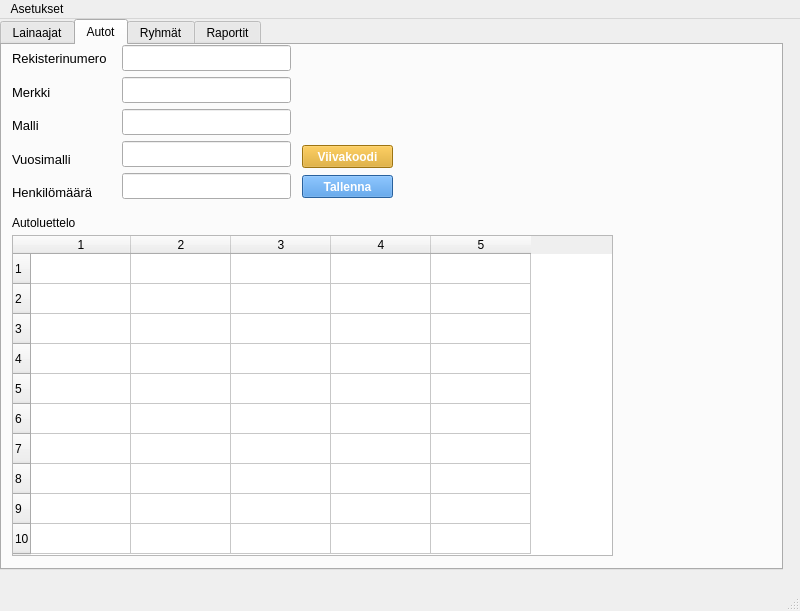
<?xml version="1.0" encoding="UTF-8"?>
<ui version="4.0">
 <class>MainWindow</class>
 <widget class="QMainWindow" name="MainWindow">
  <property name="geometry">
   <rect>
    <x>0</x>
    <y>0</y>
    <width>800</width>
    <height>611</height>
   </rect>
  </property>
  <property name="windowTitle">
   <string>MainWindow</string>
  </property>
  <property name="windowIcon">
   <iconset theme="preferences-desktop-accessibility"/>
  </property>
  <widget class="QWidget" name="centralwidget">
   <widget class="QTabWidget" name="tabWidget">
    <property name="geometry">
     <rect>
      <x>0</x>
      <y>0</y>
      <width>783</width>
      <height>551</height>
     </rect>
    </property>
    <property name="cursor">
     <cursorShape>PointingHandCursor</cursorShape>
    </property>
    <property name="currentIndex">
     <number>1</number>
    </property>
    <widget class="QWidget" name="lenderTab">
     <property name="cursor">
      <cursorShape>ArrowCursor</cursorShape>
     </property>
     <attribute name="title">
      <string>Lainaajat</string>
     </attribute>
     <widget class="QTableWidget" name="registeredPersonsTableWidget">
      <property name="geometry">
       <rect>
        <x>20</x>
        <y>240</y>
        <width>641</width>
        <height>271</height>
       </rect>
      </property>
      <property name="cursor" stdset="0">
       <cursorShape>ForbiddenCursor</cursorShape>
      </property>
      <property name="rowCount">
       <number>10</number>
      </property>
      <property name="columnCount">
       <number>6</number>
      </property>
      <row/>
      <row/>
      <row/>
      <row/>
      <row/>
      <row/>
      <row/>
      <row/>
      <row/>
      <row/>
      <column/>
      <column/>
      <column/>
      <column/>
      <column/>
      <column/>
     </widget>
     <widget class="QLabel" name="registeredPersonsLabel">
      <property name="geometry">
       <rect>
        <x>20</x>
        <y>220</y>
        <width>131</width>
        <height>16</height>
       </rect>
      </property>
      <property name="text">
       <string>Rekisteröidyt lainaajat</string>
      </property>
     </widget>
     <widget class="QPushButton" name="savePersonPushButton">
      <property name="geometry">
       <rect>
        <x>310</x>
        <y>175</y>
        <width>71</width>
        <height>23</height>
       </rect>
      </property>
      <property name="font">
       <font>
        <bold>true</bold>
       </font>
      </property>
      <property name="cursor">
       <cursorShape>PointingHandCursor</cursorShape>
      </property>
      <property name="styleSheet">
       <string notr="true">background-color: rgb(57, 136, 220);
color: rgb(255, 255, 255);</string>
      </property>
      <property name="text">
       <string>Tallenna</string>
      </property>
     </widget>
     <widget class="QWidget" name="layoutWidget">
      <property name="geometry">
       <rect>
        <x>130</x>
        <y>10</y>
        <width>171</width>
        <height>188</height>
       </rect>
      </property>
      <layout class="QVBoxLayout" name="studentInputsVerticalLayout">
       <item>
        <widget class="QLineEdit" name="ssnLineEdit">
         <property name="font">
          <font>
           <pointsize>11</pointsize>
          </font>
         </property>
        </widget>
       </item>
       <item>
        <widget class="QLineEdit" name="emailLineEdit">
         <property name="font">
          <font>
           <pointsize>11</pointsize>
          </font>
         </property>
        </widget>
       </item>
       <item>
        <widget class="QLineEdit" name="firstNameLineEdit">
         <property name="font">
          <font>
           <pointsize>11</pointsize>
          </font>
         </property>
        </widget>
       </item>
       <item>
        <widget class="QLineEdit" name="lastNameLineEdit">
         <property name="font">
          <font>
           <pointsize>11</pointsize>
          </font>
         </property>
        </widget>
       </item>
       <item>
        <widget class="QComboBox" name="groupComboBox">
         <property name="font">
          <font>
           <pointsize>11</pointsize>
          </font>
         </property>
         <property name="currentText">
          <string/>
         </property>
        </widget>
       </item>
       <item>
        <widget class="QLineEdit" name="vehicleClassLineEdit">
         <property name="font">
          <font>
           <pointsize>11</pointsize>
          </font>
         </property>
        </widget>
       </item>
      </layout>
     </widget>
     <widget class="QWidget" name="layoutWidget">
      <property name="geometry">
       <rect>
        <x>20</x>
        <y>10</y>
        <width>101</width>
        <height>191</height>
       </rect>
      </property>
      <layout class="QVBoxLayout" name="studentLabelsVerticalLayout">
       <item>
        <widget class="QLabel" name="ssnLabel">
         <property name="font">
          <font>
           <pointsize>10</pointsize>
          </font>
         </property>
         <property name="text">
          <string>Henkilötunnus</string>
         </property>
        </widget>
       </item>
       <item>
        <widget class="QLabel" name="emailLabel">
         <property name="font">
          <font>
           <pointsize>10</pointsize>
          </font>
         </property>
         <property name="text">
          <string>Sähköposti</string>
         </property>
        </widget>
       </item>
       <item>
        <widget class="QLabel" name="firstNameLabel">
         <property name="font">
          <font>
           <pointsize>10</pointsize>
          </font>
         </property>
         <property name="text">
          <string>Etunimi</string>
         </property>
        </widget>
       </item>
       <item>
        <widget class="QLabel" name="lastNameLabel">
         <property name="font">
          <font>
           <pointsize>10</pointsize>
          </font>
         </property>
         <property name="text">
          <string>Sukunimi</string>
         </property>
        </widget>
       </item>
       <item>
        <widget class="QLabel" name="groupLabel">
         <property name="font">
          <font>
           <pointsize>10</pointsize>
          </font>
         </property>
         <property name="text">
          <string>Ryhmä</string>
         </property>
        </widget>
       </item>
       <item>
        <widget class="QLabel" name="vehicleClassLabel">
         <property name="font">
          <font>
           <pointsize>10</pointsize>
          </font>
         </property>
         <property name="text">
          <string>Ajokorttiluokka</string>
         </property>
        </widget>
       </item>
      </layout>
     </widget>
    </widget>
    <widget class="QWidget" name="vehicleTab">
     <property name="cursor">
      <cursorShape>ArrowCursor</cursorShape>
     </property>
     <attribute name="title">
      <string>Autot</string>
     </attribute>
     <widget class="QWidget" name="layoutWidget">
      <property name="geometry">
       <rect>
        <x>10</x>
        <y>0</y>
        <width>101</width>
        <height>161</height>
       </rect>
      </property>
      <layout class="QVBoxLayout" name="vehicleLabelsVerticalLayout">
       <item>
        <widget class="QLabel" name="numberPlateLabel">
         <property name="font">
          <font>
           <pointsize>10</pointsize>
          </font>
         </property>
         <property name="text">
          <string>Rekisterinumero</string>
         </property>
        </widget>
       </item>
       <item>
        <widget class="QLabel" name="manufacturerLabel">
         <property name="font">
          <font>
           <pointsize>10</pointsize>
          </font>
         </property>
         <property name="text">
          <string>Merkki</string>
         </property>
        </widget>
       </item>
       <item>
        <widget class="QLabel" name="modelLabel">
         <property name="font">
          <font>
           <pointsize>10</pointsize>
          </font>
         </property>
         <property name="text">
          <string>Malli</string>
         </property>
        </widget>
       </item>
       <item>
        <widget class="QLabel" name="modelYearLabel">
         <property name="font">
          <font>
           <pointsize>10</pointsize>
          </font>
         </property>
         <property name="text">
          <string>Vuosimalli</string>
         </property>
        </widget>
       </item>
       <item>
        <widget class="QLabel" name="capacityLabel">
         <property name="font">
          <font>
           <pointsize>10</pointsize>
          </font>
         </property>
         <property name="text">
          <string>Henkilömäärä</string>
         </property>
        </widget>
       </item>
      </layout>
     </widget>
     <widget class="QWidget" name="layoutWidget_2">
      <property name="geometry">
       <rect>
        <x>120</x>
        <y>0</y>
        <width>169</width>
        <height>156</height>
       </rect>
      </property>
      <layout class="QVBoxLayout" name="vehicleInputsVerticalLayout">
       <item>
        <widget class="QLineEdit" name="numberPlateLineEdit">
         <property name="font">
          <font>
           <pointsize>11</pointsize>
          </font>
         </property>
        </widget>
       </item>
       <item>
        <widget class="QLineEdit" name="manufacturerLineEdit">
         <property name="font">
          <font>
           <pointsize>11</pointsize>
          </font>
         </property>
        </widget>
       </item>
       <item>
        <widget class="QLineEdit" name="modelLineEdit">
         <property name="font">
          <font>
           <pointsize>11</pointsize>
          </font>
         </property>
        </widget>
       </item>
       <item>
        <widget class="QLineEdit" name="modelYearLineEdit">
         <property name="font">
          <font>
           <pointsize>11</pointsize>
          </font>
         </property>
        </widget>
       </item>
       <item>
        <widget class="QLineEdit" name="capacityLineEdit">
         <property name="font">
          <font>
           <pointsize>11</pointsize>
          </font>
         </property>
        </widget>
       </item>
      </layout>
     </widget>
     <widget class="QPushButton" name="saveVehiclePushButton">
      <property name="geometry">
       <rect>
        <x>300</x>
        <y>130</y>
        <width>91</width>
        <height>23</height>
       </rect>
      </property>
      <property name="font">
       <font>
        <bold>true</bold>
       </font>
      </property>
      <property name="cursor">
       <cursorShape>PointingHandCursor</cursorShape>
      </property>
      <property name="styleSheet">
       <string notr="true">background-color: rgb(57, 136, 220);
color: rgb(255, 255, 255);</string>
      </property>
      <property name="text">
       <string>Tallenna</string>
      </property>
     </widget>
     <widget class="QPushButton" name="printBarcodePushButton">
      <property name="geometry">
       <rect>
        <x>300</x>
        <y>100</y>
        <width>91</width>
        <height>23</height>
       </rect>
      </property>
      <property name="font">
       <font>
        <bold>true</bold>
       </font>
      </property>
      <property name="cursor">
       <cursorShape>PointingHandCursor</cursorShape>
      </property>
      <property name="styleSheet">
       <string notr="true">background-color: rgb(220, 162, 25);
color: rgb(255, 255, 255);</string>
      </property>
      <property name="text">
       <string>Viivakoodi</string>
      </property>
     </widget>
     <widget class="QTableWidget" name="vehicleCatalogTableWidget">
      <property name="geometry">
       <rect>
        <x>10</x>
        <y>190</y>
        <width>601</width>
        <height>321</height>
       </rect>
      </property>
      <property name="cursor" stdset="0">
       <cursorShape>ForbiddenCursor</cursorShape>
      </property>
      <property name="rowCount">
       <number>10</number>
      </property>
      <property name="columnCount">
       <number>5</number>
      </property>
      <row/>
      <row/>
      <row/>
      <row/>
      <row/>
      <row/>
      <row/>
      <row/>
      <row/>
      <row/>
      <column/>
      <column/>
      <column/>
      <column/>
      <column/>
     </widget>
     <widget class="QLabel" name="vehicleListLabel">
      <property name="geometry">
       <rect>
        <x>10</x>
        <y>170</y>
        <width>101</width>
        <height>16</height>
       </rect>
      </property>
      <property name="text">
       <string>Autoluettelo</string>
      </property>
     </widget>
    </widget>
    <widget class="QWidget" name="groupsTab">
     <property name="cursor">
      <cursorShape>ArrowCursor</cursorShape>
     </property>
     <attribute name="title">
      <string>Ryhmät</string>
     </attribute>
     <widget class="QPushButton" name="saveGroupPushButton">
      <property name="geometry">
       <rect>
        <x>300</x>
        <y>60</y>
        <width>81</width>
        <height>23</height>
       </rect>
      </property>
      <property name="font">
       <font>
        <bold>true</bold>
       </font>
      </property>
      <property name="styleSheet">
       <string notr="true">background-color: rgb(57, 136, 220);
color: rgb(255, 255, 255);</string>
      </property>
      <property name="text">
       <string>Tallenna</string>
      </property>
     </widget>
     <widget class="QTableWidget" name="savedGroupsTableWidget">
      <property name="geometry">
       <rect>
        <x>30</x>
        <y>120</y>
        <width>351</width>
        <height>331</height>
       </rect>
      </property>
      <property name="font">
       <font>
        <pointsize>11</pointsize>
       </font>
      </property>
      <property name="cursor" stdset="0">
       <cursorShape>ForbiddenCursor</cursorShape>
      </property>
      <property name="rowCount">
       <number>10</number>
      </property>
      <property name="columnCount">
       <number>2</number>
      </property>
      <row/>
      <row/>
      <row/>
      <row/>
      <row/>
      <row/>
      <row/>
      <row/>
      <row/>
      <row/>
      <column/>
      <column/>
     </widget>
     <widget class="QLabel" name="savedGroupsLabel">
      <property name="geometry">
       <rect>
        <x>30</x>
        <y>100</y>
        <width>101</width>
        <height>16</height>
       </rect>
      </property>
      <property name="text">
       <string>Tallennetut ryhmät</string>
      </property>
     </widget>
     <widget class="QWidget" name="layoutWidget">
      <property name="geometry">
       <rect>
        <x>120</x>
        <y>20</y>
        <width>169</width>
        <height>60</height>
       </rect>
      </property>
      <layout class="QVBoxLayout" name="verticalLayout">
       <item>
        <widget class="QLineEdit" name="groupNameLineEdit">
         <property name="font">
          <font>
           <pointsize>11</pointsize>
          </font>
         </property>
        </widget>
       </item>
       <item>
        <widget class="QLineEdit" name="responsiblePLineEdit">
         <property name="font">
          <font>
           <pointsize>11</pointsize>
          </font>
         </property>
        </widget>
       </item>
      </layout>
     </widget>
     <widget class="QWidget" name="layoutWidget">
      <property name="geometry">
       <rect>
        <x>30</x>
        <y>20</y>
        <width>84</width>
        <height>61</height>
       </rect>
      </property>
      <layout class="QVBoxLayout" name="verticalLayout_2">
       <item>
        <widget class="QLabel" name="groupNameLabel">
         <property name="font">
          <font>
           <pointsize>10</pointsize>
          </font>
         </property>
         <property name="text">
          <string>Ryhmän nimi</string>
         </property>
        </widget>
       </item>
       <item>
        <widget class="QLabel" name="responsiblePLabel">
         <property name="font">
          <font>
           <pointsize>10</pointsize>
          </font>
         </property>
         <property name="text">
          <string>Vastuuhenkilö</string>
         </property>
        </widget>
       </item>
      </layout>
     </widget>
    </widget>
    <widget class="QWidget" name="reportsTab">
     <property name="cursor">
      <cursorShape>ArrowCursor</cursorShape>
     </property>
     <attribute name="title">
      <string>Raportit</string>
     </attribute>
     <widget class="QComboBox" name="reportTypecomboBox">
      <property name="geometry">
       <rect>
        <x>20</x>
        <y>30</y>
        <width>231</width>
        <height>22</height>
       </rect>
      </property>
      <property name="font">
       <font>
        <pointsize>11</pointsize>
       </font>
      </property>
     </widget>
     <widget class="QLabel" name="reportTypeLabel">
      <property name="geometry">
       <rect>
        <x>20</x>
        <y>10</y>
        <width>47</width>
        <height>13</height>
       </rect>
      </property>
      <property name="font">
       <font>
        <pointsize>10</pointsize>
       </font>
      </property>
      <property name="text">
       <string>Raportti</string>
      </property>
     </widget>
     <widget class="QDateEdit" name="beginingDateEdit">
      <property name="geometry">
       <rect>
        <x>20</x>
        <y>80</y>
        <width>110</width>
        <height>22</height>
       </rect>
      </property>
      <property name="font">
       <font>
        <pointsize>11</pointsize>
       </font>
      </property>
      <property name="calendarPopup">
       <bool>true</bool>
      </property>
      <property name="date">
       <date>
        <year>2025</year>
        <month>1</month>
        <day>1</day>
       </date>
      </property>
     </widget>
     <widget class="QLabel" name="beginingLabel">
      <property name="geometry">
       <rect>
        <x>20</x>
        <y>60</y>
        <width>47</width>
        <height>13</height>
       </rect>
      </property>
      <property name="font">
       <font>
        <pointsize>10</pointsize>
       </font>
      </property>
      <property name="text">
       <string>Alkaa</string>
      </property>
     </widget>
     <widget class="QLabel" name="endingLabel">
      <property name="geometry">
       <rect>
        <x>140</x>
        <y>60</y>
        <width>47</width>
        <height>13</height>
       </rect>
      </property>
      <property name="font">
       <font>
        <pointsize>10</pointsize>
       </font>
      </property>
      <property name="text">
       <string>Päättyy</string>
      </property>
     </widget>
     <widget class="QDateEdit" name="endingDateEdit">
      <property name="geometry">
       <rect>
        <x>140</x>
        <y>80</y>
        <width>110</width>
        <height>22</height>
       </rect>
      </property>
      <property name="font">
       <font>
        <pointsize>11</pointsize>
       </font>
      </property>
      <property name="calendarPopup">
       <bool>true</bool>
      </property>
      <property name="date">
       <date>
        <year>2025</year>
        <month>1</month>
        <day>1</day>
       </date>
      </property>
     </widget>
     <widget class="QPushButton" name="printReportPushButton">
      <property name="geometry">
       <rect>
        <x>260</x>
        <y>80</y>
        <width>61</width>
        <height>23</height>
       </rect>
      </property>
      <property name="font">
       <font>
        <bold>true</bold>
       </font>
      </property>
      <property name="cursor">
       <cursorShape>PointingHandCursor</cursorShape>
      </property>
      <property name="styleSheet">
       <string notr="true">background-color: rgb(57, 136, 220);
color: rgb(255, 255, 255);</string>
      </property>
      <property name="text">
       <string>Tulosta</string>
      </property>
     </widget>
     <widget class="QTableWidget" name="tableWidget">
      <property name="geometry">
       <rect>
        <x>20</x>
        <y>160</y>
        <width>641</width>
        <height>321</height>
       </rect>
      </property>
      <property name="cursor" stdset="0">
       <cursorShape>ForbiddenCursor</cursorShape>
      </property>
      <property name="rowCount">
       <number>22</number>
      </property>
      <property name="columnCount">
       <number>6</number>
      </property>
      <row/>
      <row/>
      <row/>
      <row/>
      <row/>
      <row/>
      <row/>
      <row/>
      <row/>
      <row/>
      <row/>
      <row/>
      <row/>
      <row/>
      <row/>
      <row/>
      <row/>
      <row/>
      <row/>
      <row/>
      <row/>
      <row/>
      <column/>
      <column/>
      <column/>
      <column/>
      <column/>
      <column/>
     </widget>
     <widget class="QLabel" name="previewLabel">
      <property name="geometry">
       <rect>
        <x>20</x>
        <y>140</y>
        <width>61</width>
        <height>16</height>
       </rect>
      </property>
      <property name="text">
       <string>Esikatselu</string>
      </property>
     </widget>
    </widget>
   </widget>
  </widget>
  <widget class="QMenuBar" name="menubar">
   <property name="geometry">
    <rect>
     <x>0</x>
     <y>0</y>
     <width>800</width>
     <height>33</height>
    </rect>
   </property>
   <widget class="QMenu" name="menuAsetukset">
    <property name="title">
     <string>Asetukset</string>
    </property>
    <addaction name="actionMuokkaa"/>
    <addaction name="actionTietoja_ohjelmasta"/>
   </widget>
   <addaction name="menuAsetukset"/>
  </widget>
  <widget class="QStatusBar" name="statusbar"/>
  <action name="actionMuokkaa">
   <property name="text">
    <string>Muokkaa...</string>
   </property>
  </action>
  <action name="actionTietoja_ohjelmasta">
   <property name="text">
    <string>Tietoja ohjelmasta...</string>
   </property>
  </action>
 </widget>
 <resources/>
 <connections/>
</ui>
